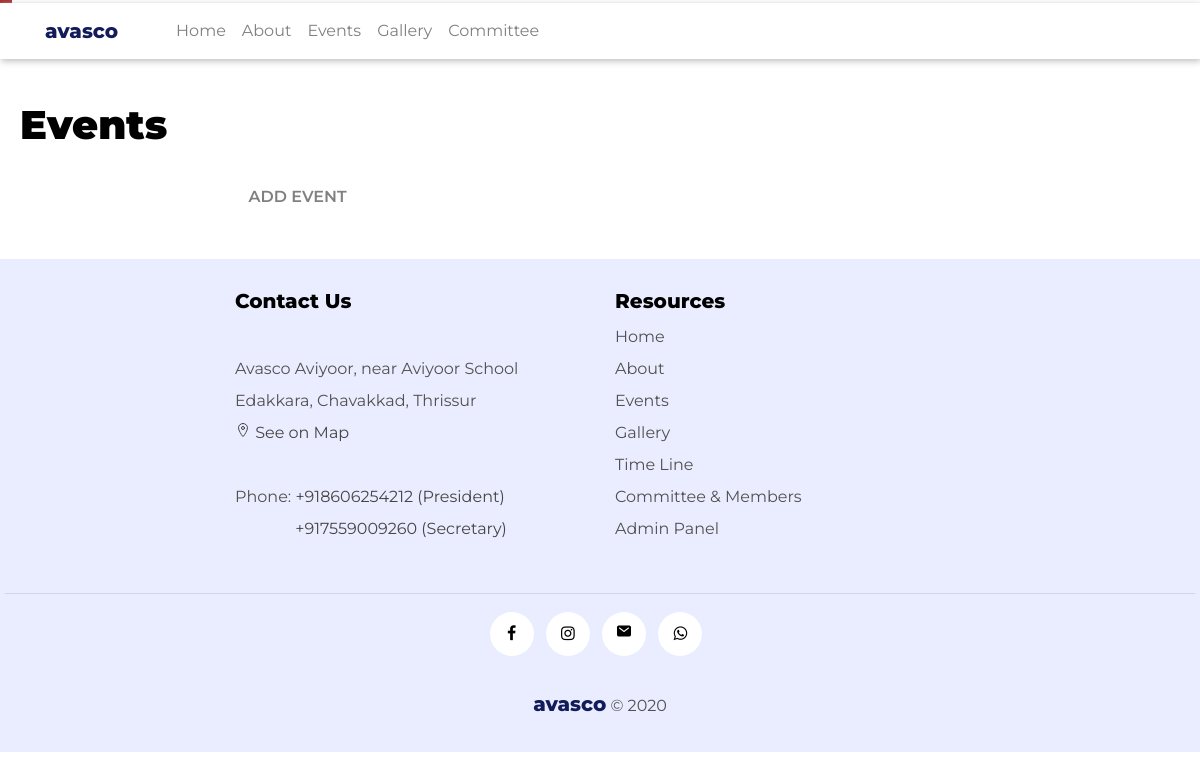
/posts/, run on the app's committed database.
### blog/models.py (models this page shows, shortened)
class Committee(models.Model):
    india_poster = models.ImageField(upload_to='committee_pics', null=True, blank=True)
    gcc_poster = models.ImageField(upload_to='committee_pics', null=True, blank=True)
    president = models.ForeignKey(Member,related_name="president", null=True,blank=True, on_delete= models.SET_NULL)
    secretary = models.ForeignKey(Member,related_name="secretary", null=True,blank=True, on_delete= models.SET_NULL)
    vice_president_1 = models.ForeignKey(Member,related_name="vice_president_1", null=True,blank=True, on_delete= models.SET_NULL)
    vice_president_2 = models.ForeignKey(Member,related_name="vice_president_2", null=True,blank=True, on_delete= models.SET_NULL)
    joint_secretary_1 = models.ForeignKey(Member,related_name="joint_secretary_1", null=True,blank=True, on_delete= models.SET_NULL)
    joint_secretary_2 = models.ForeignKey(Member,related_name="joint_secretary_2", null=True,blank=True, on_delete= models.SET_NULL)
    treasurer = models.ForeignKey(Member,related_name="treasurer", null=True,blank=True, on_delete= models.SET_NULL)
    executive_member_1 = models.ForeignKey(Member,related_name="executive_member_1", null=True,blank=True, on_delete= models.SET_NULL)
    executive_member_2 = models.ForeignKey(Member,related_name="executive_member_2", null=True,blank=True, on_delete= models.SET_NULL)
    executive_member_3= models.ForeignKey(Member,related_name="executive_member_3", null=True,blank=True, on_delete= models.SET_NULL)
    executive_member_4 = models.ForeignKey(Member,related_name="executive_member_4", null=True,blank=True, on_delete= models.SET_NULL)
    gcc_president = models.ForeignKey(Member,related_name="gcc_president", null=True,blank=True, on_delete= models.SET_NULL)
    gcc_secretary = models.ForeignKey(Member,related_name="gcc_secretary", null=True,blank=True, on_delete= models.SET_NULL)
    gcc_vice_president_1 = models.ForeignKey(Member,related_name="gcc_vice_president_1", null=True,blank=True, on_delete= models.SET_NULL)
    gcc_vice_president_2 = models.ForeignKey(Member,related_name="gcc_vice_president_2", null=True,blank=True, on_delete= models.SET_NULL)
    gcc_joint_secretary_1 = models.ForeignKey(Member,related_name="gcc_joint_secretary_1", null=True,blank=True, on_delete= models.SET_NULL)
    gcc_joint_secretary_2 = models.ForeignKey(Member,related_name="gcc_joint_secretary_2", null=True,blank=True, on_delete= models.SET_NULL)
    gcc_treasurer = models.ForeignKey(Member,related_name="gcc_treasurer", null=True,blank=True, on_delete= models.SET_NULL)
    gcc_executive_member_1 = models.ForeignKey(Member,related_name="gcc_executive_member_1", null=True,blank=True, on_delete= models.SET_NULL)
    gcc_executive_member_2 = models.ForeignKey(Member,related_name="gcc_executive_member_2", null=True,blank=True, on_delete= models.SET_NULL)
    gcc_executive_member_3= models.ForeignKey(Member,related_name="gcc_executive_member_3", null=True,blank=True, on_delete= models.SET_NULL)
    gcc_executive_member_4 = models.ForeignKey(Member,related_name="gcc_executive_member_4", null=True,blank=True, on_delete= models.SET_NULL)

class Member(models.Model):
    BLOOD_GROUP = ((1, "A+",), (2, "A-"), (3, "B+"), (4, "B-"),
               (5, "AB+"), (6, "AB-"), (7, "0+"), (8, "O-"), (9,"OTHERS"))
    SECTION = ((1,"INDIA"), (2,"GCC"))
    SEX = ((1,"Male"), (2,"Female"), (3,"Others") )
    name = models.CharField(max_length=40)
    image = models.ImageField(upload_to='member_pics/', default='accountdefault.jpg')
    avasco_id =  models.CharField("Avasco ID (if exists)", max_length=10,null=True, blank=True)
    blood_group = models.IntegerField(
        choices = BLOOD_GROUP,
        default = 9,null= True
        )
    sex = models.IntegerField(
        choices= SEX,
        default=1, null= True
    )
    email = models.EmailField(max_length=30, null= True, blank=True)
    phone_1_india = models. IntegerField("Indian Phone (if exists)",null=True, blank=True)
    phone_2_gcc = models.IntegerField("GCC Phone (if exists)",null=True, blank=True)
    section = models.IntegerField(
        choices= SECTION,
        default= 1, null= True
    )
    current_location = models.URLField( max_length=200, default= "https://maps.app.goo.gl/aSoSHUyyFsuMZMsB6",null=True, blank=True)
    country = models.CharField(max_length=20, default="India",null=True, blank=True)
    city = models.CharField(max_length=20, default="Thrissur",null=True, blank=True)
    place = models.CharField(max_length=30, default="Aviyoor, Edakkara P.O",null=True, blank=True)
    occupation_or_course = models.CharField("Occupation/Course", max_length=100, default="Student",null=True, blank=True)
    company_or_institution_name = models.CharField("Company/Institution Name", max_length=100,null=True, blank=True)
    company_or_institution_place = models.CharField("Company/Institution Place", max_length=100,null=True, blank=True)

### blog/views.py (the view)
# urls.py: path('posts/',PostListView.as_view(), name='posts'),
class PostListView(ListView):
    model = Post
    template_name = 'blog/posts.html'
    context_object_name = 'posts'
    ordering = ['-date_posted']

### blog/templatetags/custom_tags.py (called while the page is built)
@register.simple_tag
def president():
      president_no = Committee.objects.first().president.phone_1_india
      return  president_no

@register.simple_tag
def secretary():
      secretary_no = Committee.objects.first().secretary.phone_1_india
      return secretary_no

### blog/templates/blog/posts.html (shortened to what this page needs)
{% extends "blog/base.html" %} {% load static %} {%block content%}
<legend class="page-title">Events</legend>
<div class="card-columns">
  <div style="text-align: right; padding: 20px;">
    <a class="editbtn" href="{% url 'post-create' %}">
      ADD EVENT
    </a>
  </div>
</div>
{% endblock content%}

### blog/templates/blog/base.html (shortened to what this page needs)
{% load static %}  {% load custom_tags %}
<!DOCTYPE html>
<html lang="en">
<head>
  <link
    rel="stylesheet"
    href="https://stackpath.bootstrapcdn.com/bootstrap/4.5.0/css/bootstrap.min.css"
  />
  <link
    rel="stylesheet"
    href="https://cdnjs.cloudflare.com/ajax/libs/font-awesome/4.7.0/css/font-awesome.min.css"
  />
  <link href="/open-iconic/font/css/open-iconic-bootstrap.css" rel="stylesheet">
  <link
    rel="stylesheet"
    type="text/css"
    href="{% static 'blog/main.css' %}"
  />
</head>
<body>
  <header >
    <nav
      class="navbar navbar-expand-md navbar-light fixed-top"
      style="background-color: #ffffff;"
    >
   <div class="container">
        <a href="{% url 'blog-home'%}">
          <div class="title" style="color: #121c58;">avasco</div>
        </a>
        <div class="collapse navbar-collapse" id="navbarToggle">
          <div class="navbar-nav mr-auto">
            <a class="nav-item nav-link" href="{% url 'blog-home' %} "
              >Home</a
            >
            <a class="nav-item nav-link" href="{% url 'blog-about' %} "
              >About</a
            >
            <a class="nav-item nav-link" href="{% url 'posts' %}"
              >Events</a
            >
            <a class="nav-item nav-link" href="{% url 'gallery' %}"
              >Gallery</a
            >
            <a class="nav-item nav-link" href="{% url 'members' %}"
              >Committee</a
            >
          </div>
        </div>
      </div>
    </nav>
  </header>
<div class="page ">
  {% block content %}{% endblock %}
</div>
<footer style="padding: 30px 5px; background-color:#eaedff; line-height:2em;">
  <div class="container"  >
    <div class="row justify-content-center footer-text">
      <div class="col-md-4">
        <h5 class="footer-title" style="font-weight: 800;">Contact Us</h5>
        <br />
        Avasco Aviyoor, near Aviyoor School
        <br />
        Edakkara, Chavakkad, Thrissur
        <br>
        <a href="https://maps.app.goo.gl/aSoSHUyyFsuMZMsB6" style="color: rgb(70, 69, 69);"><ion-icon name="location-outline"></ion-icon> See on Map</a>
        <br /> <br />
        Phone: <a href="tel:{% president %}"  style="color: rgb(70, 69, 69);">+{% president %} (President)  </a>
        <br>  &emsp;&emsp;&emsp;&ensp; <a href="tel:{% secretary %}"  style="color: rgb(70, 69, 69);">+{% secretary %} (Secretary) </a>
        <br><br>
      </div>
      <div class="col-md-4">
        <h5 class="footer-title" style="font-weight: 800;">Resources</h5>
        <a class="footer-text" href="{% url 'blog-home'%}">Home</a>
        <br />
        <a class="footer-text" href="{% url 'blog-about' %}">About</a>
        <br />
        <a class="footer-text" href="{% url 'posts' %}">Events</a>
        <br />
        <a class="footer-text" href="{% url 'gallery' %}">Gallery</a>
        <br />
        <a class="footer-text" href="{% url 'timeline' %}">Time Line</a>
        <br />
        <a class="footer-text" href="{% url 'members' %}">Committee & Members</a>
        <br />
        <a class="footer-text" href="{% url 'admin:index' %}">Admin Panel</a>
      </div>
    </div>
  </div>
  <hr style="height: 2px; color: floralwhite;" />
  <div style="text-align: center;">
    <p class="social-icons">
        <a class="facebook" href="https://www.facebook.com/groups/AVSCO.2016/?ref=share"><i class="fa fa-facebook"></i></a>
        <a
          class="instagram"
          href="https://instagram.com/avascoaviyoor?igshid=zagdu0ghrwjp"
          ><i class="fa fa-instagram"></i
        ></a>
        <a
          class="instagram"
          href="mailto:avascoaviyoor@gmail.com"
          >
          <ion-icon name="mail" ></ion-icon>
        </a>
        <a class="whatsapp" href="http://wa.me/918606254212"><i class="fa fa-whatsapp"></i></a>
    </p>
  </div>
  <br>
  <div class="footer-text" style="text-align: center;">
    <a href="{% url 'blog-home'%}" class="title" style="color: #121c58; padding: 0px !important;">avasco</a>  © 2020
  </div>
</footer>
  </body>
</html>

### blog/static/blog/main.css (style rules this page uses)
body { background: #ffffff; color: #000000; margin-top: 55px; font-family: Montserrat; }
html, body { overflow-x: hidden; }
h1, h2, h3, h4, h5, h6 { color: #000000; }
a { text-decoration: none !important; color: black; }
nav { box-shadow: 1px 2px 7px #bbb; margin-top: 3px; }
.footer-text { color: rgb(0, 0, 0); font-weight: 500; }
.footer-text { color: rgb(82, 80, 80); font-weight: 400; }
.title { font-size: 20px; font-weight: 800; padding: 0px 50px 0px 0px; }
.page { padding: 30px 0px; }
.page-title { font-size: 40px; font-weight: 900; margin: 10px; color: black; padding-left: 10px; width: 100%; }
.editbtn { color: grey; text-transform: uppercase; font-weight: 600; padding: 20px; }
.social-icons { padding-left: 0; margin-bottom: 0; list-style: none; }
.social-icons a { background-color: white; color: black; font-size: 16px; display: inline-block; line-height: 44px; width: 44px; height: 44px; text-align: center; margin-right: 8px; border-radius: 100%; -webkit-transition: all 0.2s linear; -o-transition: all 0.2s linear; transition: all 0.2s linear; }

### data on the page
Committee: president.phone_1_india "918606254212", secretary.phone_1_india "917559009260"
